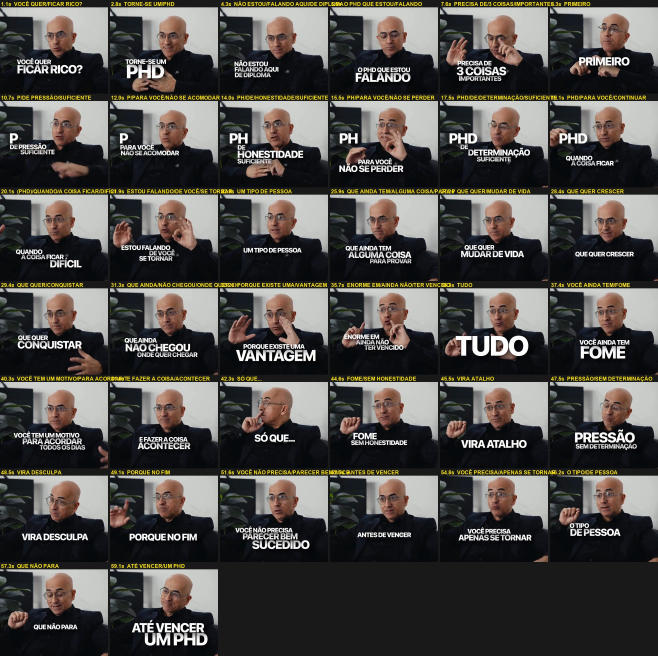
#> input picture skills/reels-novela-clailton/referencia/telas-referencia.jpg, 1974 x 1967 px (shown at 1/3 size)
$ python estilo_td.py ../../reels-novela-clailton/referencia/telas-referencia.jpg ../../reels-novela-clailton/referencia/cta-referencia.png 1.0
#> lines starting #> are read from the running program, lines starting #| are printed output that depends on the picture
#> in main, im is the input picture: shape (1967, 1974, 3); mean R, G, B 79.2, 76.4, 73.4
"""Camada de estilo "película" da tela dividida (referência: reel da história do Clailton,
instagram.com/p/Dc1tvV3sTO-, medida quadro a quadro em 2026-09-27):

  1. cor contida: saturação ~0,85, curva em S suave, sombra levemente fria e luz levemente quente
  2. vinheta radial (escurece os cantos)
  3. TEXTURA FIXA na tela, mais forte nos meios-tons (como "luz suave"): papel (grão + fibras cruzadas
     + linhas fracas de vergê) e uma retícula fina de pontinhos (período 4,43 px, girada 14°). É o que
     dá a cara da referência: extraída pela média de quadros de cenas diferentes (o conteúdo some, a
     textura fica). Nas cenas filmadas, depois do Instagram: papel desvio ~2,4, retícula ~1,0.
     Reproduzida aqui com o mesmo espectro. Fixa = sobrevive à recompressão do Instagram e quase
     não pesa no arquivo.
  4. granulado ANIMADO leve (muda a cada quadro): dá vida no arquivo final; o Instagram apaga quase
     todo (na referência, o resíduo fino tem correlação 0,84-1,00 entre quadros vizinhos: o que
     sobra depois do Instagram é o fixo)
  5. poeira de película: ciscos que duram 1-2 quadros em posição aleatória (claro sobre o escuro,
     escuro sobre o claro) e, raramente, um fio de cabelo

Entra SÓ NO B-ROLL (pedido do usuário, 27/09/2026): na tela cheia de imagem, o quadro todo; na tela
dividida, só a faixa de cima. O Clailton (o bruto) fica sem efeito. Depois da composição e ANTES da
legenda (a legenda fica limpa, como na referência). Cada região tem a sua vinheta.
Intensidade geral em `FORCA` (0 desliga); cada camada tem o seu peso abaixo.

Uso direto (prévia de calibração): python estilo_td.py <entrada.png> <saida.png> [força]
"""
from __future__ import annotations

import sys

import cv2
import numpy as np

W, H = 1080, 1920
FORCA = 1.0             # multiplica tudo (0 = sem estilo)
SATURACAO = 0.85
CONTRASTE = 1.07        # curva em S em torno do meio
SOMBRA_FRIA = 4.0       # níveis de azul somados nas sombras (e tirados do vermelho)
LUZ_QUENTE = 3.0        # níveis de vermelho somados nas altas luzes
VINHETA = 0.20          # escurecimento no canto (fração)
PAPEL = 4.6             # desvio da textura de papel fixa nos meios-tons (0-255); referência ~2,4 pós-Instagram (o nosso perde ~30%)
RETICULA = 2.0          # desvio da retícula de pontinhos (0-255); referência ~1,0 pós-Instagram (o nosso perde ~60%)
RETICULA_PASSO = 4.43   # período (px) e ângulo (graus) medidos na referência
RETICULA_ANG = 14.0
GRAO = 1.5              # desvio do granulado animado nos meios-tons (0-255)
GRAO_TAM = 0.9          # desfoque do grão animado (px)
POEIRA_POR_QUADRO = 1.6  # ciscos novos por quadro (média)
FIO_CHANCE = 0.012      # chance de um fio de cabelo por quadro
BANCO = 8               # campos de grão animado pré-gerados (sorteados com deslocamento)


def _nucleo(theta: float, sl: float, sc: float, r: int = 9) -> np.ndarray:
    yy, xx = np.mgrid[-r:r + 1, -r:r + 1].astype(np.float32)
    u = xx * np.cos(theta) + yy * np.sin(theta)
    v = -xx * np.sin(theta) + yy * np.cos(theta)
    k = np.exp(-0.5 * ((u / sl) ** 2 + (v / sc) ** 2))
    return (k / np.sqrt((k * k).sum())).astype(np.float32)


def textura_papel(w: int, h: int, semente: int = 7) -> np.ndarray:
    """Papel procedural (desvio 1): grão arredondado + grão alongado em direções que variam + ~20 mil
    fibras curtas cruzadas + nuvem + linhas de vergê (período 14,6 px, medido). Espectro igual ao da
    referência nas faixas de 2 a 40 px."""
#> called with w = 1974, h = 1967, semente = 7
    rng = np.random.default_rng(semente)
    ruido = rng.standard_normal((h, w)).astype(np.float32)
    angs = np.linspace(0, np.pi, 6, endpoint=False)
    campos = np.stack([cv2.GaussianBlur(rng.standard_normal((h // 4, w // 4)).astype(np.float32), (0, 0), 2.0)
                       for _ in angs])
    campos = np.exp(2.0 * campos / campos.std())
    campos /= campos.sum(0, keepdims=True)
    rua = np.zeros((h, w), np.float32)
    for k, th in enumerate(angs):
        rua += cv2.resize(campos[k], (w, h)) * cv2.filter2D(ruido, -1, _nucleo(th, 1.9, 0.9))
    rua /= rua.std()
    blobs = cv2.GaussianBlur(rng.standard_normal((h, w)).astype(np.float32), (0, 0), 1.0)
    blobs /= blobs.std()
    n = int(20000 * w * h / (1080 * 1920))
    x, y = rng.uniform(-40, w + 40, n), rng.uniform(-40, h + 40, n)
    a, passo, npts = rng.uniform(0, np.pi, n), rng.uniform(3, 6, n), rng.integers(4, 16, n)
    cor = np.where(rng.random(n) < 0.75, -rng.uniform(0.4, 1.2, n), rng.uniform(0.3, 0.8, n))
    pts = np.zeros((n, int(npts.max()), 2), np.float32)
    for s in range(int(npts.max())):
        pts[:, s, 0], pts[:, s, 1] = x, y
        a += rng.normal(0, 0.25, n)
        x, y = x + passo * np.cos(a), y + passo * np.sin(a)
    fio = np.zeros((h, w), np.float32)
    for k in range(n):
        cv2.polylines(fio, [np.round(pts[k, :npts[k]] * 16).astype(np.int32)], False, float(cor[k]), 1,
                      cv2.LINE_AA, shift=4)
    fio = cv2.GaussianBlur(fio, (0, 0), 0.7)
    fio /= max(float(fio.std()), 1e-6)
    nuvem = cv2.GaussianBlur(rng.standard_normal((h // 8, w // 8)).astype(np.float32), (0, 0), 2)
    nuvem = cv2.resize(nuvem / nuvem.std(), (w, h), interpolation=cv2.INTER_CUBIC)
    yy = np.arange(h, dtype=np.float32)[:, None] + 3 * cv2.resize(nuvem[:, :1], (1, h))
    linha = np.sin(2 * np.pi * yy / 14.6) * (0.6 + 0.4 * nuvem)
    t = 0.45 * rua + 0.85 * fio + 0.8 * blobs + 0.3 * nuvem + 0.16 * linha
    t -= t.mean()                                    # média 0: a textura não muda a exposição
    return (t / t.std()).astype(np.float32)


class Estilo:
    def __init__(self, forca: float = FORCA, semente: int = 7, w: int = W, h: int = H):
        self.f = float(forca)
        self.w, self.h = w, h
        self.rng = np.random.default_rng(semente)
        # --- cor: 3 tabelas (canal a canal) com curva em S + divisão de tom
        x = np.arange(256, dtype=np.float32) / 255.0
        s = np.clip(0.5 + (x - 0.5) * (1 + (CONTRASTE - 1) * self.f), 0, 1)
        sombra = np.clip(1 - x / 0.45, 0, 1) ** 1.5
        luz = np.clip((x - 0.55) / 0.45, 0, 1) ** 1.5
        base = s * 255
        self.lut = [np.clip(base - SOMBRA_FRIA * self.f * sombra * 0.6 + LUZ_QUENTE * self.f * luz, 0, 255),   # R
                    np.clip(base + 0.5 * LUZ_QUENTE * self.f * luz * 0.4, 0, 255),                          # G
                    np.clip(base + SOMBRA_FRIA * self.f * sombra - LUZ_QUENTE * self.f * luz * 0.6, 0, 255)]  # B
        self.lut = [l.astype(np.uint8) for l in self.lut]
        # --- vinheta (uma por altura de região: a faixa de cima tem a dela)
        self._vin: dict[int, np.ndarray] = {}
        self._vinheta(h)
        yy, xx = np.mgrid[0:h, 0:w].astype(np.float32)
        # --- textura fixa (papel + retícula, já na amplitude final) e banco de grão animado (desvio 1)
        a1, a2 = np.deg2rad(90 - RETICULA_ANG), np.deg2rad(-RETICULA_ANG)
        k = 2 * np.pi / RETICULA_PASSO
        reticula = (np.cos(k * (xx * np.cos(a1) + yy * np.sin(a1))) + np.cos(k * (xx * np.cos(a2) + yy * np.sin(a2))))
        self.papel = (self.f * (PAPEL * textura_papel(w, h, semente) + RETICULA * reticula)).astype(np.float32)
        self.banco = []
        for _ in range(BANCO if GRAO > 0 else 0):
            g = cv2.GaussianBlur(self.rng.standard_normal((h + 64, w + 64)).astype(np.float32), (0, 0), GRAO_TAM)
            self.banco.append(g / (g.std() + 1e-6))
        # peso por luminância (luz suave: forte nos meios-tons, fraco no preto e no branco), tabela de 256
        lu = np.arange(256, dtype=np.float32) / 255.0
        self.peso_lut = (0.25 + 0.75 * np.clip(1 - (2 * lu - 1) ** 2, 0, 1) ** 1.5).astype(np.float32)
        self.semente = int(semente)

    def _vinheta(self, hh: int) -> np.ndarray:
        v3 = self._vin.get(hh)
        if v3 is None:
            yy, xx = np.mgrid[0:hh, 0:self.w].astype(np.float32)
            r = np.sqrt(((xx - self.w / 2) / (self.w / 2)) ** 2 + ((yy - hh / 2) / (hh / 2)) ** 2) / np.sqrt(2)
            v = (1.0 - VINHETA * self.f * np.clip(r, 0, 1) ** 2.2).astype(np.float32)
            v3 = self._vin[hh] = cv2.merge([v, v, v])
        return v3

    # ---------------------------------------------------------------- poeira
    @staticmethod
    def _cisco(rng) -> np.ndarray:
        """Mancha irregular pequena (2-7 px), com borda suave."""
        t = int(rng.integers(5, 12))
        m = np.zeros((t, t), np.float32)
        for _ in range(int(rng.integers(1, 4))):
            cx, cy = rng.uniform(t * 0.3, t * 0.7, 2)
            ax, ay = rng.uniform(0.6, t * 0.28, 2)
            cv2.ellipse(m, (int(cx), int(cy)), (max(1, int(ax)), max(1, int(ay))), float(rng.uniform(0, 180)), 0, 360, 1.0, -1)
        return cv2.GaussianBlur(m, (0, 0), 0.6) * float(rng.uniform(0.35, 0.75))

    @staticmethod
    def _fio(rng) -> np.ndarray:
        """Fio de cabelo/arranhão curvo, fino."""
        t = int(rng.integers(30, 70))
        m = np.zeros((t, t), np.float32)
        pts = np.cumsum(rng.normal(0, 3, (6, 2)), axis=0) + t / 2
        cv2.polylines(m, [np.clip(pts, 0, t - 1).astype(np.int32)], False, 1.0, 1, cv2.LINE_AA)
        return m * float(rng.uniform(0.3, 0.55))

    def _nascidos(self, n: int, hh: int) -> list:
        """Ciscos que nascem no quadro n (sorteio fixo por quadro: sai igual em qualquer ordem)."""
        rng = np.random.default_rng((self.semente, max(0, n), 1))
        out = []
        for _ in range(int(rng.poisson(POEIRA_POR_QUADRO * self.f))):
            out.append((int(rng.integers(0, self.w - 12)), int(rng.integers(0, max(1, hh - 12))), self._cisco(rng),
                        int(rng.integers(1, 3))))
        if rng.random() < FIO_CHANCE * self.f:
            out.append((int(rng.integers(0, self.w - 70)), int(rng.integers(0, max(1, hh - 70))), self._fio(rng), 1))
        return out

    def _poeira(self, fr: np.ndarray, n: int) -> None:
        hh = fr.shape[0]
        vivos = self._nascidos(n, hh) + ([c for c in self._nascidos(n - 1, hh) if c[3] >= 2] if n > 0 else [])
        for x, y, m, _ in vivos:
            th, tw = m.shape
            reg = fr[y:y + th, x:x + tw]
            alvo = 225.0 if float(reg.mean()) < 128 else 35.0      # claro no escuro, escuro no claro
            reg += (alvo - reg) * m[:reg.shape[0], :reg.shape[1], None]

    # ---------------------------------------------------------------- quadro
    def aplicar(self, fr: np.ndarray, n: int = 0, area: tuple[int, int] | None = None) -> np.ndarray:
        """fr: RGB uint8 (h, w, 3), n = número do quadro, area = (y0, y1) linhas do B-roll (None = quadro
        todo) -> RGB uint8 com o estilo só nessa região. Função pura de (fr, n, area): roda em paralelo e
        fora de ordem com o mesmo resultado."""
#> called with n = 0
        if self.f <= 0:
            return fr
        y0, y1 = area if area else (0, fr.shape[0])
#> y0 = 0; y1 = 1967
        if y1 <= y0:
            return fr
        reg, hh = fr[y0:y1], y1 - y0
#> hh = 1967
        rng = np.random.default_rng((self.semente, n, 0))
        # cor: tabelas por canal + saturação
        c = cv2.merge([cv2.LUT(reg[..., k], self.lut[k]) for k in range(3)])
        cinza = cv2.cvtColor(c, cv2.COLOR_RGB2GRAY)
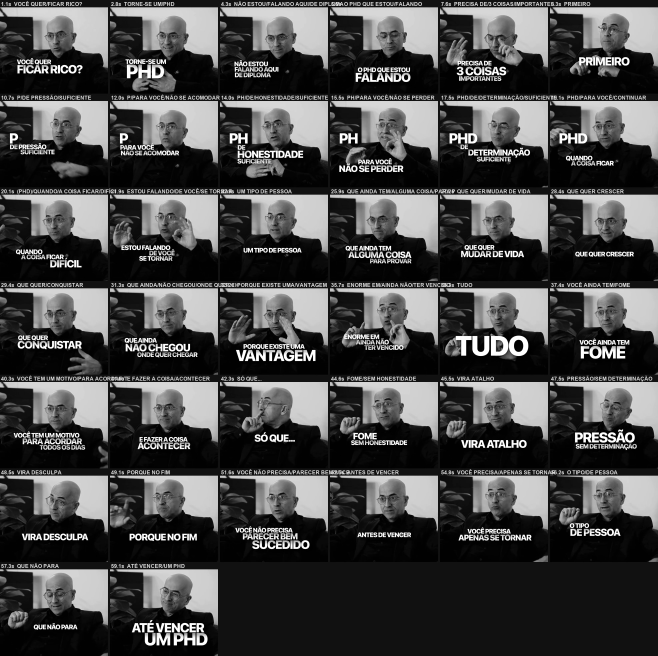
#> cinza: shape (1967, 1974) (shown at 1/3 size); min 0, max 255, mean 72.9
        sat = 1 - (1 - SATURACAO) * self.f
        c = cv2.addWeighted(c, sat, cv2.cvtColor(cinza, cv2.COLOR_GRAY2RGB), 1 - sat, 0)
        f = cv2.multiply(c.astype(np.float32), self._vinheta(hh))
#> call 2 of _vinheta, with hh = 1967
#> in _vinheta (call 2), `v3 = self._vin.get(hh)`:
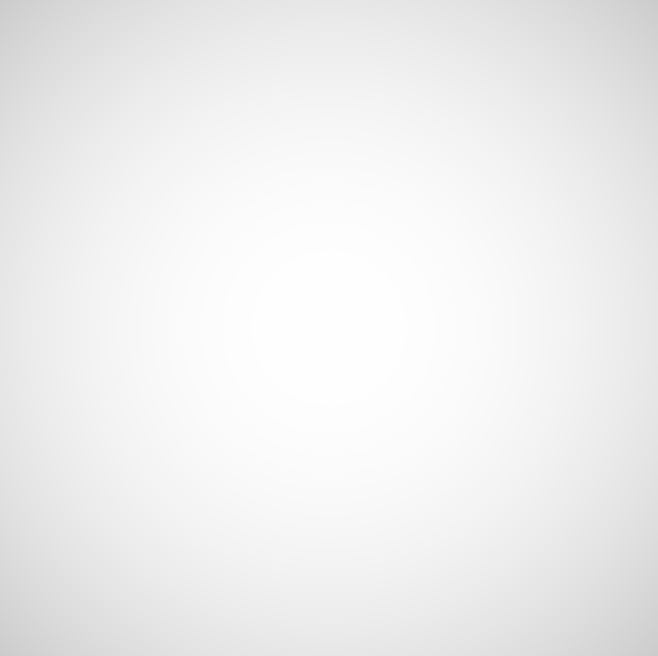
#> v3: shape (1967, 1974, 3) float32 (shown at 1/3 size); min 0.8, max 1, mean 0.939
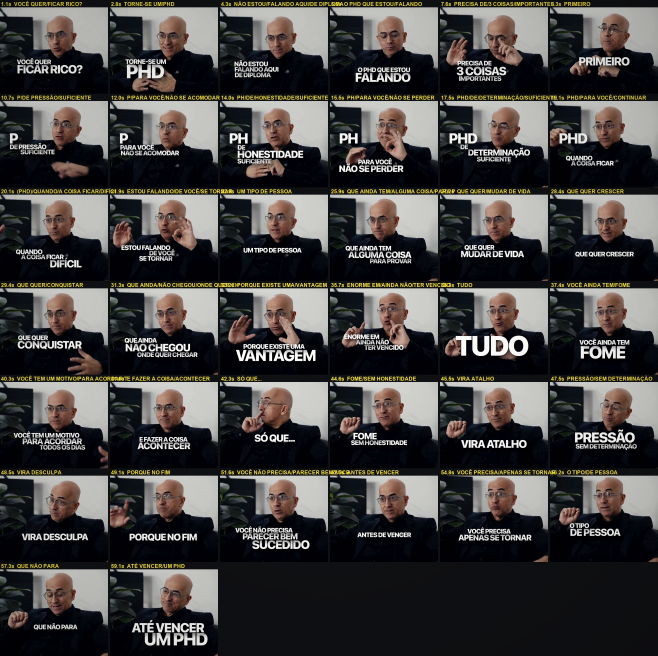
#> f: shape (1967, 1974, 3) float32 (shown at 1/3 size); mean R, G, B 69.6, 67.9, 66.6
        # papel fixo + grão animado, pesados pela luminância (em 1/4 da resolução: varia devagar)
        lum = cv2.resize(cinza, (self.w // 4, max(1, hh // 4)), interpolation=cv2.INTER_AREA)
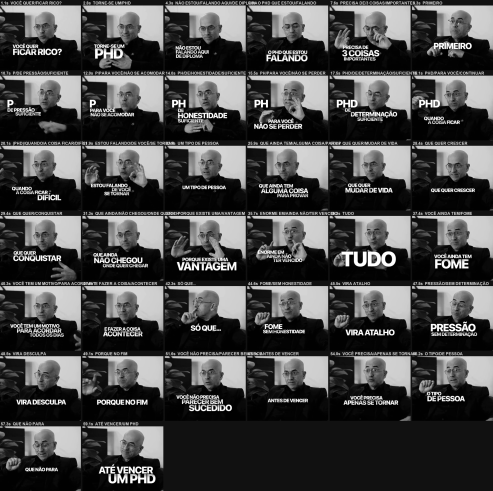
#> lum: shape (491, 493); min 0, max 255, mean 72.9
        peso = cv2.resize(self.peso_lut[lum], (self.w, hh), interpolation=cv2.INTER_LINEAR)
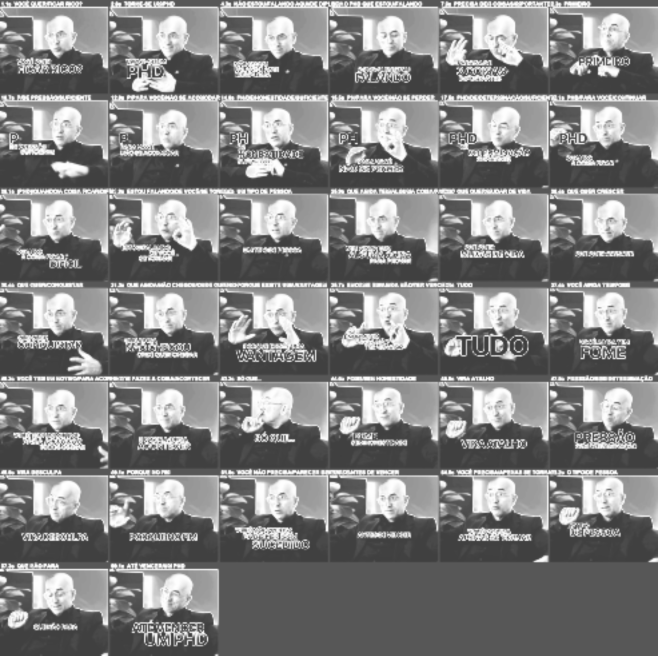
#> peso: shape (1967, 1974) float32 (shown at 1/3 size); min 0.25, max 1, mean 0.51
        papel = self.papel[y0:y1]
        if self.banco:
            dy, dx = int(rng.integers(0, 64)), int(rng.integers(0, 64))
            g = self.banco[int(rng.integers(0, len(self.banco)))][dy + y0:dy + y1, dx:dx + self.w]
            campo = cv2.multiply(cv2.scaleAdd(np.ascontiguousarray(g), GRAO * self.f, papel), peso)
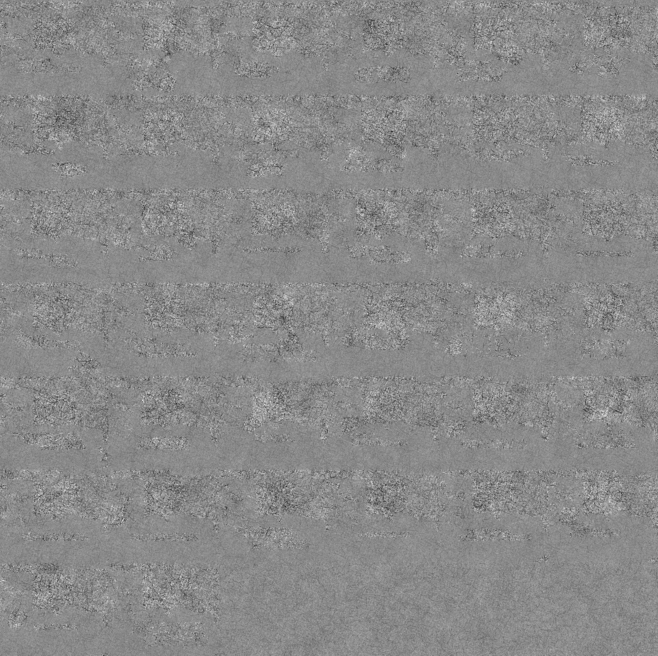
#> campo: shape (1967, 1974) float32 (shown at 1/3 size); min -24.99, max 21.15, mean 0; drawn with min black and max white
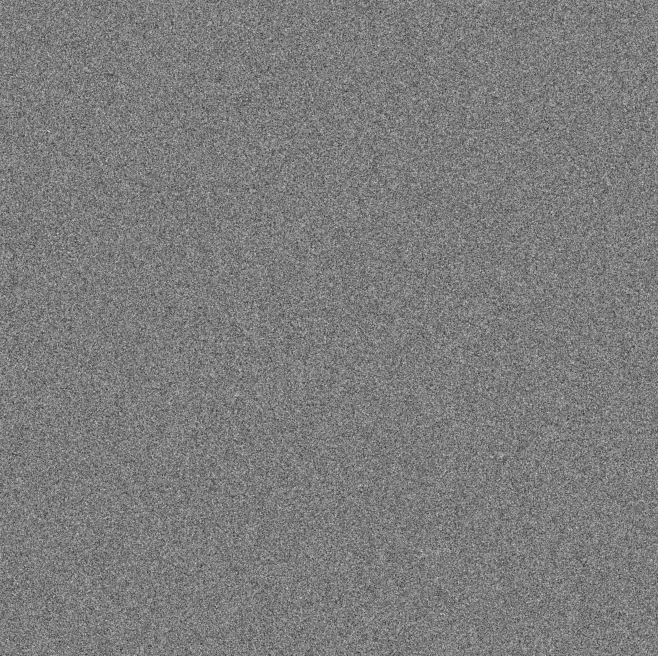
#> g: shape (1967, 1974) float32 (shown at 1/3 size); min -4.78, max 4.97, mean -0.00468; drawn with min black and max white
        else:
            campo = cv2.multiply(papel, peso)
        f = cv2.add(f, cv2.merge([campo, campo, campo]))
        self._poeira(f, n)
#> the loop in _poeira, `for x, y, m, _ in vivos:` made 5 passes
#> alvo on passes 1 to 5: 225, 225, 35, 35, 225
        out = np.clip(f, 0, 255).astype(np.uint8)
        if y0 == 0 and y1 == fr.shape[0]:
            return out
        res = fr.copy()
        res[y0:y1] = out
        return res


def main() -> None:
    from PIL import Image
    ent, sai = sys.argv[1], sys.argv[2]
    forca = float(sys.argv[3]) if len(sys.argv) > 3 else FORCA
    im = np.asarray(Image.open(ent).convert("RGB"))
    e = Estilo(forca, w=im.shape[1], h=im.shape[0])
    Image.fromarray(e.aplicar(im, 0)).save(sai)


if __name__ == "__main__":
    main()
